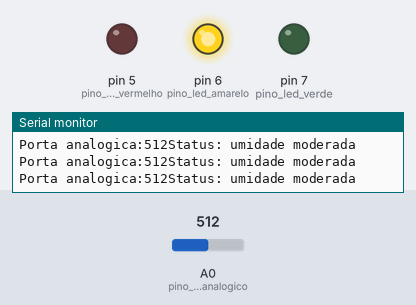
Bench run of a sketch on a simulated Arduino Uno, built with avr-gcc and run on an emulated ATmega328P. On the bench: output pins drawn as LEDs (lit = HIGH), the last lines printed to the serial monitor. Inputs (shaded band) come from the test bench; at power-on: A0 (pino_sinal_analogico) = 512.

Above: at 1.2 s.
1.3 s: A0 (pino_sinal_analogico) set to 390
At 1.7 s:
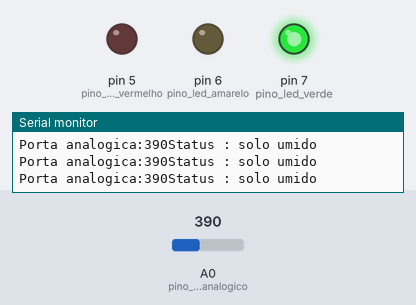
2.8 s: A0 (pino_sinal_analogico) set to 810
At 3.2 s:
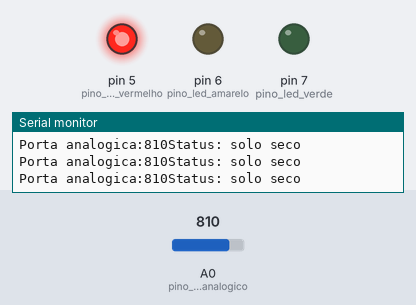
4.3 s: A0 (pino_sinal_analogico) set to 790
At 4.6 s:
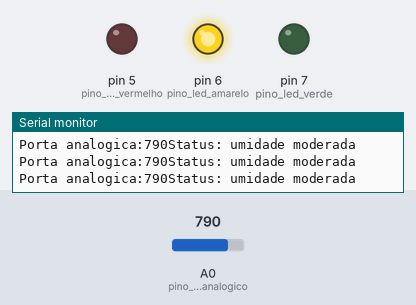
5.8 s: A0 (pino_sinal_analogico) set to 900
At 6.1 s:
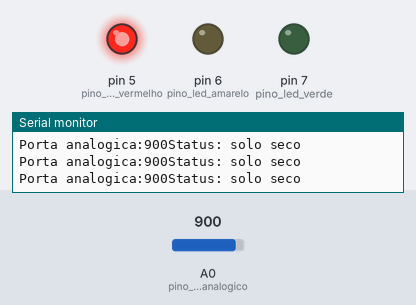
Timing chart, 0 to 8.3 s (numbered marks = the images above; inputs shaded):
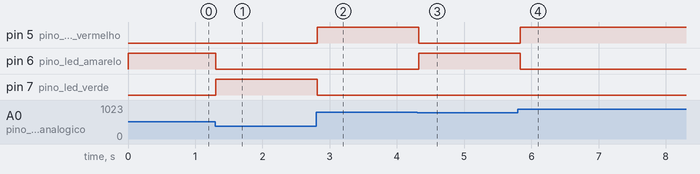

Measured:
- after the input at 1.3 s, pin 6 (pino_led_amarelo): HIGH → LOW at once; pin 7 (pino_led_verde): LOW → HIGH at once
- after the input at 2.8 s, pin 5 (pino_led_vermelho): LOW → HIGH at once; pin 7 (pino_led_verde): HIGH → LOW at once
- after the input at 4.3 s, pin 5 (pino_led_vermelho): HIGH → LOW at once; pin 6 (pino_led_amarelo): LOW → HIGH at once
- after the input at 5.8 s, pin 5 (pino_led_vermelho): LOW → HIGH at once; pin 6 (pino_led_amarelo): HIGH → LOW at once

The sketch:

controladorDeUmidade.ino
```cpp
#define pino_sinal_analogico A0
#define pino_led_vermelho 5
#define pino_led_amarelo 6
#define pino_led_verde 7

int valor_analogico;

void setup() {
  // put your setup code here, to run once:
Serial.begin(9600);
pinMode(pino_sinal_analogico, INPUT);
pinMode(pino_led_vermelho, OUTPUT);
pinMode(pino_led_amarelo, OUTPUT);
pinMode(pino_led_verde, OUTPUT);
}

void loop() {
  valor_analogico = analogRead(pino_sinal_analogico);

  Serial.print("Porta analogica:");
  Serial.print(valor_analogico);

  if(valor_analogico > 0 && valor_analogico < 400){
    Serial.println("Status : solo umido");
    apagaleds();
    digitalWrite(pino_led_verde, HIGH);
  }

  if(valor_analogico > 400 && valor_analogico < 800){
    Serial.println("Status: umidade moderada");
    apagaleds();
    digitalWrite(pino_led_amarelo, HIGH);
  }

  if(valor_analogico > 800 && valor_analogico < 1024){
    Serial.println("Status: solo seco");
    apagaleds();
    digitalWrite(pino_led_vermelho, HIGH);
  }
  delay(100);
}

void apagaleds(){
  digitalWrite(pino_led_vermelho, LOW);
  digitalWrite(pino_led_amarelo, LOW);
  digitalWrite(pino_led_verde, LOW);

}
```
